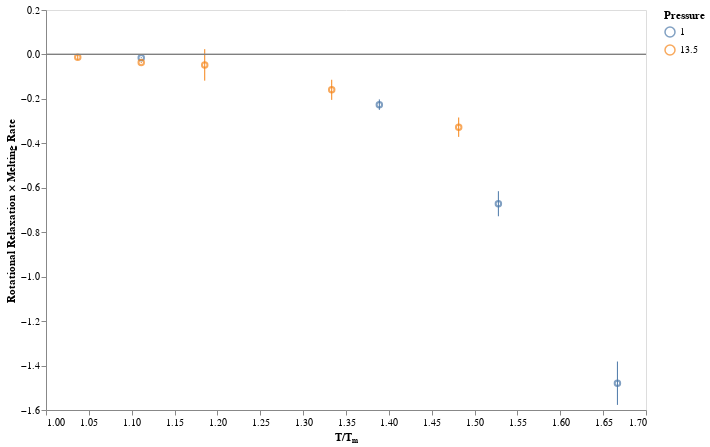

Write notebook code for a chart like this one.
### Code cell
chart = alt.Chart(melt_values).encode(
    x=alt.X("temp_norm", title="T/Tₘ", scale=alt.Scale(zero=False)),
    color=alt.Color("pressure:N", title="Pressure"),
)

c = (
    chart.mark_point().encode(y=alt.Y("value", title="Rotational Relaxation × Melting Rate")) +
    chart.mark_rule().encode(y="error_min", y2="error_max")
)

c = figures.hline(c, 0)
c

### Figure 1 — Vega-Lite specification as saved in the notebook (floating-point values rounded to 4 significant figures)
{"$schema": "https://vega.github.io/schema/vega-lite/v2.6.0.json", "config": {"axis": {"grid": false}, "view": {"height": 400, "width": 600}}, "data": {"name": "data-7c0a44a849a9a324cec87aea192e4540"}, "datasets": {"data-7c0a44a849a9a324cec87aea192e4540": [{"error": -0.001107, "error_max": -0.01679, "error_min": -0.01236, "pressure": 1, "temp_norm": 1.111, "temperature": 0.4, "value": -0.01457}, {"error": -0.01184, "error_max": -0.2496, "error_min": -0.2023, "pressure": 1, "temp_norm": 1.389, "temperature": 0.5, "value": -0.226}, {"error": -0.02821, "error_max": -0.7282, "error_min": -0.6153, "pressure": 1, "temp_norm": 1.528, "temperature": 0.55, "value": -0.6717}, {"error": -0.04879, "error_max": -1.577, "error_min": -1.382, "pressure": 1, "temp_norm": 1.667, "temperature": 0.6, "value": -1.479}, {"error": -0.005683, "error_max": -0.02428, "error_min": -0.001552, "pressure": 13.5, "temp_norm": 1.037, "temperature": 1.4, "value": -0.01292}, {"error": -0.001453, "error_max": -0.0394, "error_min": -0.03359, "pressure": 13.5, "temp_norm": 1.111, "temperature": 1.5, "value": -0.0365}, {"error": -0.03546, "error_max": -0.118, "error_min": 0.02383, "pressure": 13.5, "temp_norm": 1.185, "temperature": 1.6, "value": -0.04709}, {"error": -0.02264, "error_max": -0.2045, "error_min": -0.1139, "pressure": 13.5, "temp_norm": 1.333, "temperature": 1.8, "value": -0.1592}, {"error": -0.02182, "error_max": -0.371, "error_min": -0.2837, "pressure": 13.5, "temp_norm": 1.481, "temperature": 2, "value": -0.3274}]}, "layer": [{"layer": [{"data": {"name": "data-7c0a44a849a9a324cec87aea192e4540"}, "encoding": {"color": {"field": "pressure", "title": "Pressure", "type": "nominal"}, "x": {"field": "temp_norm", "scale": {"zero": false}, "title": "T/Tₘ", "type": "quantitative"}, "y": {"field": "value", "title": "Rotational Relaxation × Melting Rate", "type": "quantitative"}}, "mark": "point"}, {"data": {"name": "data-7c0a44a849a9a324cec87aea192e4540"}, "encoding": {"color": {"field": "pressure", "title": "Pressure", "type": "nominal"}, "x": {"field": "temp_norm", "scale": {"zero": false}, "title": "T/Tₘ", "type": "quantitative"}, "y": {"field": "error_min", "type": "quantitative"}, "y2": {"field": "error_max", "type": "quantitative"}}, "mark": "rule"}]}, {"encoding": {"y": {"field": "val", "type": "quantitative"}}, "mark": {"color": "grey", "type": "rule"}}], "transform": [{"as": "val", "calculate": "0"}]}
